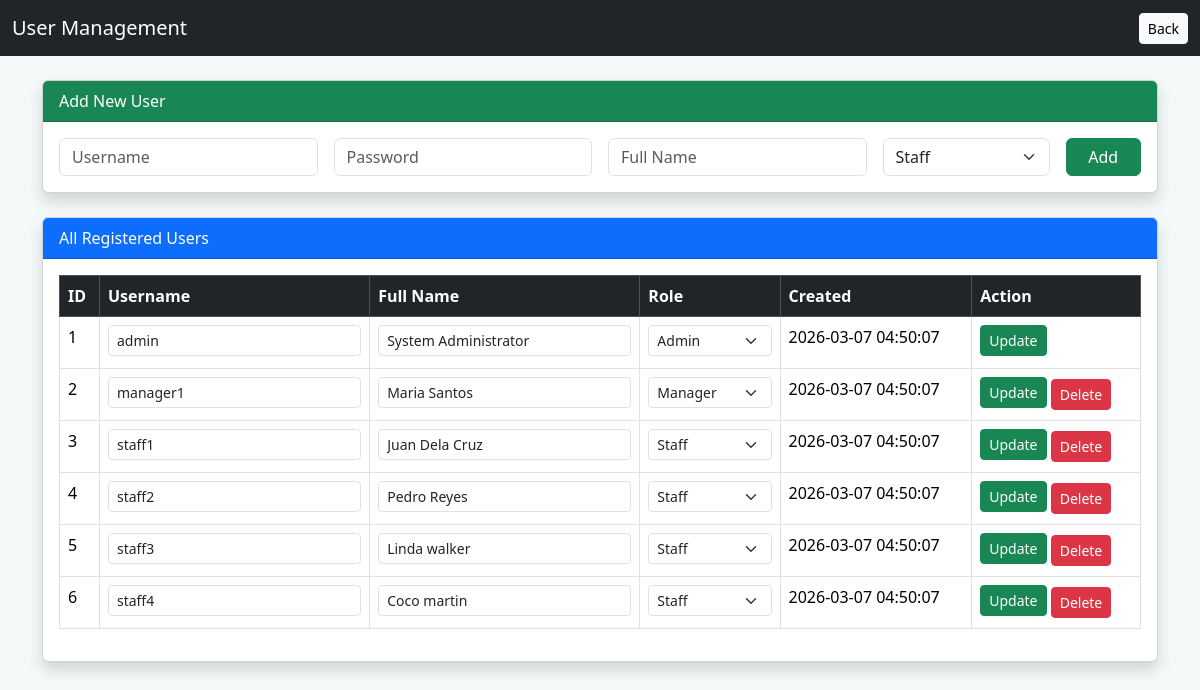
The page /manage_users.php (signed in) on the database its author committed.
### tables this page shows
CREATE TABLE users (
    user_id INT AUTO_INCREMENT PRIMARY KEY,
    username VARCHAR(50) NOT NULL UNIQUE,
    password VARCHAR(255) NOT NULL,
    full_name VARCHAR(100),
    role ENUM('admin','manager','staff') DEFAULT 'staff',
    created_at TIMESTAMP DEFAULT CURRENT_TIMESTAMP,
    last_login TIMESTAMP NULL
);

### manage_users.php (the view, shortened to what this page needs)
<?php
$conn = new mysqli("localhost", "root", "", "organic_tilapia");
$users = $conn->query("SELECT * FROM users ORDER BY created_at DESC");
?>
<!DOCTYPE html>
<html>
<head>
<link href="https://cdn.jsdelivr.net/npm/bootstrap@5.3.3/dist/css/bootstrap.min.css" rel="stylesheet">
</head>
<body style="background:#f4f9f9;">
<nav class="navbar navbar-dark bg-dark">
<div class="container-fluid">
<span class="navbar-brand">User Management</span>
<a href="admin_dashboard.php" class="btn btn-light btn-sm">Back</a>
</div>
</nav>
<div class="container mt-4">
<div class="card mb-4 shadow">
<div class="card-header bg-success text-white">
Add New User
</div>
<div class="card-body">
<form method="POST" class="row g-3">
<div class="col-md-3">
<input type="text" name="username" class="form-control"
placeholder="Username" required>
</div>
<div class="col-md-3">
<input type="password" name="password" class="form-control"
placeholder="Password" required>
</div>
<div class="col-md-3">
<input type="text" name="full_name" class="form-control"
placeholder="Full Name">
</div>
<div class="col-md-2">
<select name="role" class="form-select">
<option value="staff">Staff</option>
</select>
</div>
<div class="col-md-1">
<button type="submit" name="add_user"
class="btn btn-success w-100">
Add
</button>
</div>
</form>
</div>
</div>
<div class="card shadow">
<div class="card-header bg-primary text-white">
All Registered Users
</div>
<div class="card-body">
<table class="table table-bordered table-hover">
<thead class="table-dark">
<tr>
<th>ID</th>
<th>Username</th>
<th>Full Name</th>
<th>Role</th>
<th>Created</th>
<th>Action</th>
</tr>
</thead>
<tbody>
<?php while($row = $users->fetch_assoc()) { ?>
<tr>
<form method="POST">
<td><?php echo $row["user_id"]; ?></td>
<td>
<input type="text" name="username"
value="<?php echo $row["username"]; ?>"
class="form-control form-control-sm" required>
</td>
<td>
<input type="text" name="full_name"
value="<?php echo $row["full_name"]; ?>"
class="form-control form-control-sm">
</td>
<td>
<select name="role" class="form-select form-select-sm">
<option value="admin" <?php if($row["role"]=="admin") echo "selected"; ?>>Admin</option>
<option value="manager" <?php if($row["role"]=="manager") echo "selected"; ?>>Manager</option>
<option value="staff" <?php if($row["role"]=="staff") echo "selected"; ?>>Staff</option>
</select>
</td>
<td><?php echo $row["created_at"]; ?></td>
<td>
<button type="submit"
name="update_user"
class="btn btn-sm btn-success mb-1">
Update
</button>
<?php if($row["user_id"] != $_SESSION["user_id"]) { ?>
<a href="manage_users.php?delete=<?php echo $row["user_id"]; ?>"
class="btn btn-sm btn-danger"
onclick="return confirm('Delete this user?');">
Delete
</a>
<?php } ?>
</td>
</form>
</tr>
<?php } ?>
</tbody>
</table>
</div>
</div>
</div>
</body>
</html>

### rows shown on the page
users: user_id "1", username "admin", full_name "System Administrator", role "Admin", created_at "2026-03-07 04:50:07"
users: user_id "2", username "manager1", full_name "Maria Santos", role "Manager", created_at "2026-03-07 04:50:07"
users: user_id "3", username "staff1", full_name "Juan Dela Cruz", role "Staff", created_at "2026-03-07 04:50:07"
users: user_id "4", username "staff2", full_name "Pedro Reyes", role "Staff", created_at "2026-03-07 04:50:07"
users: user_id "5", username "staff3", full_name "Linda walker", role "Staff", created_at "2026-03-07 04:50:07"
users: user_id "6", username "staff4", full_name "Coco martin", role "Staff", created_at "2026-03-07 04:50:07"
